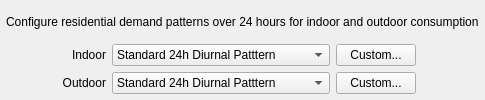
                         <widget class="QWidget" name="widget_22" native="true">
                          <property name="minimumSize">
                           <size>
                            <width>0</width>
                            <height>0</height>
                           </size>
                          </property>
                          <layout class="QGridLayout" name="gridLayout_13">
                           <property name="leftMargin">
                            <number>6</number>
                           </property>
                           <property name="topMargin">
                            <number>6</number>
                           </property>
                           <property name="rightMargin">
                            <number>6</number>
                           </property>
                           <property name="bottomMargin">
                            <number>6</number>
                           </property>
                           <item row="1" column="3">
                            <widget class="QPushButton" name="indoor_dpcustom">
                             <property name="text">
                              <string>Custom...</string>
                             </property>
                            </widget>
                           </item>
                           <item row="1" column="4">
                            <spacer name="horizontalSpacer_52">
                             <property name="orientation">
                              <enum>Qt::Horizontal</enum>
                             </property>
                             <property name="sizeHint" stdset="0">
                              <size>
                               <width>40</width>
                               <height>20</height>
                              </size>
                             </property>
                            </spacer>
                           </item>
                           <item row="2" column="1">
                            <widget class="QLabel" name="outdoor_dp_lbl">
                             <property name="text">
                              <string>Outdoor</string>
                             </property>
                             <property name="alignment">
                              <set>Qt::AlignRight|Qt::AlignTrailing|Qt::AlignVCenter</set>
                             </property>
                            </widget>
                           </item>
                           <item row="1" column="1">
                            <widget class="QLabel" name="indoor_dp_lbl">
                             <property name="text">
                              <string>Indoor</string>
                             </property>
                             <property name="alignment">
                              <set>Qt::AlignRight|Qt::AlignTrailing|Qt::AlignVCenter</set>
                             </property>
                            </widget>
                           </item>
                           <item row="2" column="2">
                            <widget class="QComboBox" name="outdoor_dp">
                             <item>
                              <property name="text">
                               <string>Standard 24h Diurnal Patttern</string>
                              </property>
                             </item>
                             <item>
                              <property name="text">
                               <string>Constant Hourly Pattern</string>
                              </property>
                             </item>
                             <item>
                              <property name="text">
                               <string>Office Hours Trapezoid (7am-7pm)</string>
                              </property>
                             </item>
                             <item>
                              <property name="text">
                               <string>After-hours Constant (6pm-6am)</string>
                              </property>
                             </item>
                             <item>
                              <property name="text">
                               <string>User-defined...</string>
                              </property>
                             </item>
                            </widget>
                           </item>
                           <item row="1" column="2">
                            <widget class="QComboBox" name="indoor_dp">
                             <item>
                              <property name="text">
                               <string>Standard 24h Diurnal Patttern</string>
                              </property>
                             </item>
                             <item>
                              <property name="text">
                               <string>Constant Hourly Pattern</string>
                              </property>
                             </item>
                             <item>
                              <property name="text">
                               <string>Office Hours Trapezoid (7am-7pm)</string>
                              </property>
                             </item>
                             <item>
                              <property name="text">
                               <string>After-hours Constant (6pm-6am)</string>
                              </property>
                             </item>
                             <item>
                              <property name="text">
                               <string>User-defined...</string>
                              </property>
                             </item>
                            </widget>
                           </item>
                           <item row="2" column="3">
                            <widget class="QPushButton" name="outdoor_dpcustom">
                             <property name="text">
                              <string>Custom...</string>
                             </property>
                            </widget>
                           </item>
                           <item row="2" column="0">
                            <spacer name="horizontalSpacer_54">
                             <property name="orientation">
                              <enum>Qt::Horizontal</enum>
                             </property>
                             <property name="sizeType">
                              <enum>QSizePolicy::Fixed</enum>
                             </property>
                             <property name="sizeHint" stdset="0">
                              <size>
                               <width>50</width>
                               <height>20</height>
                              </size>
                             </property>
                            </spacer>
                           </item>
                           <item row="1" column="0">
                            <spacer name="horizontalSpacer_53">
                             <property name="orientation">
                              <enum>Qt::Horizontal</enum>
                             </property>
                             <property name="sizeType">
                              <enum>QSizePolicy::Fixed</enum>
                             </property>
                             <property name="sizeHint" stdset="0">
                              <size>
                               <width>50</width>
                               <height>20</height>
                              </size>
                             </property>
                            </spacer>
                           </item>
                           <item row="2" column="4">
                            <spacer name="horizontalSpacer_59">
                             <property name="orientation">
                              <enum>Qt::Horizontal</enum>
                             </property>
                             <property name="sizeHint" stdset="0">
                              <size>
                               <width>40</width>
                               <height>20</height>
                              </size>
                             </property>
                            </spacer>
                           </item>
                           <item row="0" column="0" colspan="5">
                            <widget class="QLabel" name="res_direct_descript">
                             <property name="whatsThis">
                              <string>Estimate of the annual irrigation volume per hectare</string>
                             </property>
                             <property name="text">
                              <string>Configure residential demand patterns over 24 hours for indoor and outdoor consumption</string>
                             </property>
                            </widget>
                           </item>
                          </layout>
                         </widget>
